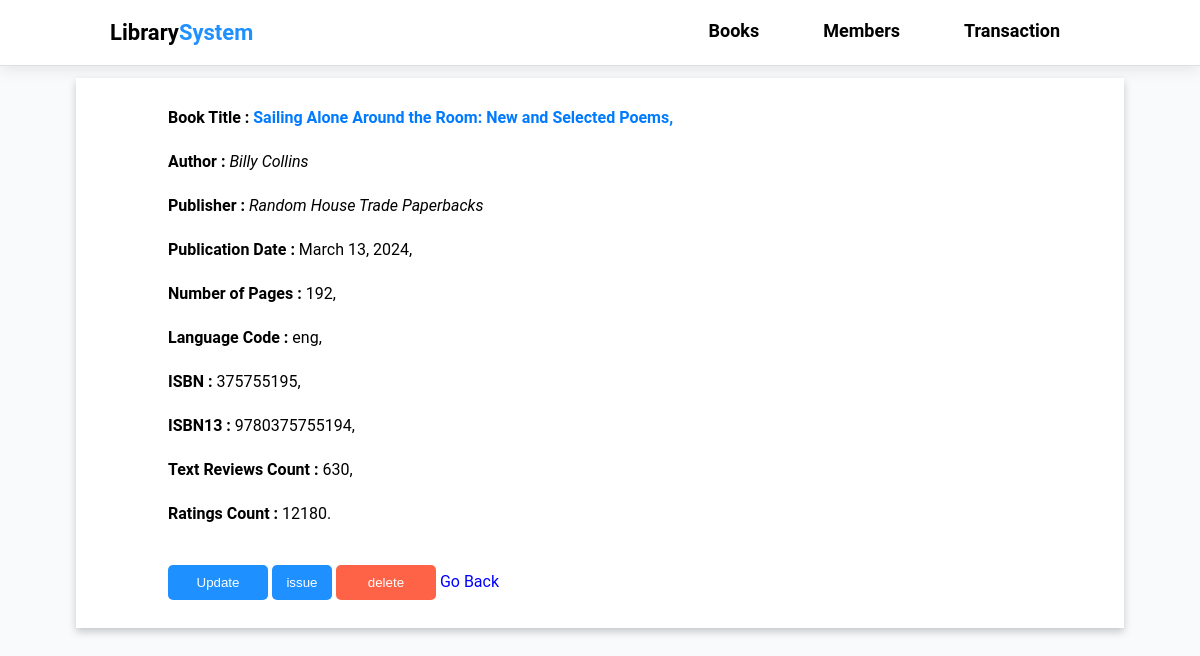
The app's page /library/single_book_view/676/ with its own data.
### myapp/models.py (models this page shows, shortened)
class Book(models.Model):
    bookID = models.IntegerField(primary_key=True)
    title = models.CharField(blank=True,max_length=200)
    authors = models.CharField(blank=True,max_length=200)
    average_rating = models.DecimalField(max_digits=3, decimal_places=2)
    isbn = models.IntegerField()
    isbn13 = models.IntegerField()
    language_code = models.CharField(max_length=20)
    num_pages = models.IntegerField()
    ratings_count = models.IntegerField()
    text_reviews_count = models.IntegerField()
    publication_date = models.DateField(auto_now_add=True)
    publisher = models.CharField(blank=True,max_length=100)

### myapp/views.py (the view)
# urls.py: path('library/single_book_view/<int:pk>/',views.single_book_view,name='single_book_view'),
def single_book_view(request,pk):
    if request.method == "GET":
        single_record = Book.objects.get(bookID=pk)
        context = {'data':single_record}
    return render(request, 'library/single_book_view.html',context=context)

### templates/library/single_book_view.html (shortened to what this page needs)
{% extends "library/index.html" %}
{% load static %}
{% block main_content %}
<div class="card">
    <div class="container">
        <p>
            <strong>Book Title :</strong>
            <span class="highlight">{{data.title}},</span>
        </p>
        <p>
            <strong>Author :</strong> <i>{{data.authors}}</i>
        </p>
        <p>
            <strong>Publisher :</strong> <i>{{data.publisher}}</i>
        </p>
        <p>
            <strong>Publication Date :</strong> {{data.publication_date}},
        </p>
        <p>
            <strong>Number of Pages :</strong> {{data.num_pages}},
        </p>
        <p>
            <strong>Language Code :</strong> {{data.language_code}},
        </p>
        <p>
            <strong>ISBN :</strong> {{data.isbn}},
        </p>
        <p>
            <strong>ISBN13 :</strong> {{data.isbn13}},
        </p>
        <p>
            <strong>Text Reviews Count :</strong> {{data.text_reviews_count}},
        </p>
        <p>
            <strong>Ratings Count :</strong> {{data.ratings_count}}.
        </p>
        <br>
        <button class="search-btn">
            <a href="{% url 'update_book' data.bookID %}">Update</a>
        </button>
        <button class="search-btn button" aria-label="button">
            <a href="{% url 'book_issue' data.bookID %}">issue</a>
        </button>
        <button class="search-btn del" onclick="del()">
           delete
        </button>
        <a href="/" style="color: blue;">Go Back</a>
    </div>
</div>
{% endblock %}

### static/index.css (style rules this page uses)
* { margin: 0; padding: 0; box-sizing: border-box; }
body { width: 100%; justify-content: center; font-family: 'Roboto', sans-serif; background-color: #f8fafc; }
.container { margin: 10px 60px; align-items: center; position: relative; }
.search-btn { width: 100px; height: 35px; background-color: dodgerblue; color: white; border: none; border-radius: 5px; cursor: pointer; font-weight: 500; }
.button { width: 60px; }
.del { background-color: tomato; }
a { text-decoration: none; color: white; }
.card { box-shadow: 0 4px 8px 0 rgba(0, 0, 0, 0.2); padding: 16px; background-color: #fff; }
.container { padding: 2px 16px; text-align: justify; }
.highlight { color: #007bff; font-weight: bold; }
p { text-align: left; line-height: 1.5; margin-bottom: 20px; }

### records on screen
Book: title "Sailing Alone Around the Room: New and Selected Poems", authors "Billy Collins", publisher "Random House Trade Paperbacks", publication_date "March 13, 2024", num_pages "192", language_code "eng", isbn "375755195", isbn13 "9780375755194", text_reviews_count "630", ratings_count "12180"
